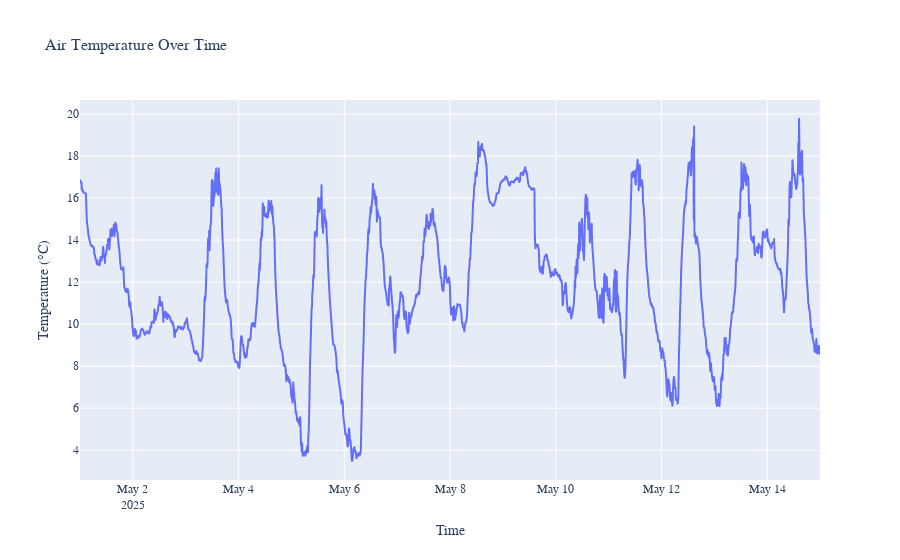

The notebook cell this image was saved under:
### Code cell
import plotly.express as px

fig = px.line(tsdata, x='Time', y='Value', title='Air Temperature Over Time')
fig.update_xaxes(title_text='Time')
fig.update_yaxes(title_text='Temperature (°C)')
fig.update_layout(
    font_family='Arial',
    font_size=12,
    title_font_size=16
)
fig.show()

### Figure 1 — Plotly figure (JSON) as saved in the notebook; plotly's stock layout.template omitted (floating-point values rounded to 4 significant figures; data arrays with more than 128 entries replaced by an {"elided": "..."} marker saying what was removed)
{"data": [{"hovertemplate": "Time=%{x}<br>Value=%{y}<extra></extra>", "legendgroup": "", "line": {"color": "#636efa", "dash": "solid"}, "marker": {"symbol": "circle"}, "mode": "lines", "name": "", "showlegend": false, "type": "scattergl", "x": {"elided": "2017 str values"}, "xaxis": "x", "y": {"elided": "2017 float values"}, "yaxis": "y"}], "layout": {"font": {"family": "Arial", "size": 12}, "legend": {"tracegroupgap": 0}, "title": {"font": {"size": 16}, "text": "Air Temperature Over Time"}, "xaxis": {"anchor": "y", "domain": [0, 1], "title": {"text": "Time"}}, "yaxis": {"anchor": "x", "domain": [0, 1], "title": {"text": "Temperature (°C)"}}}}
